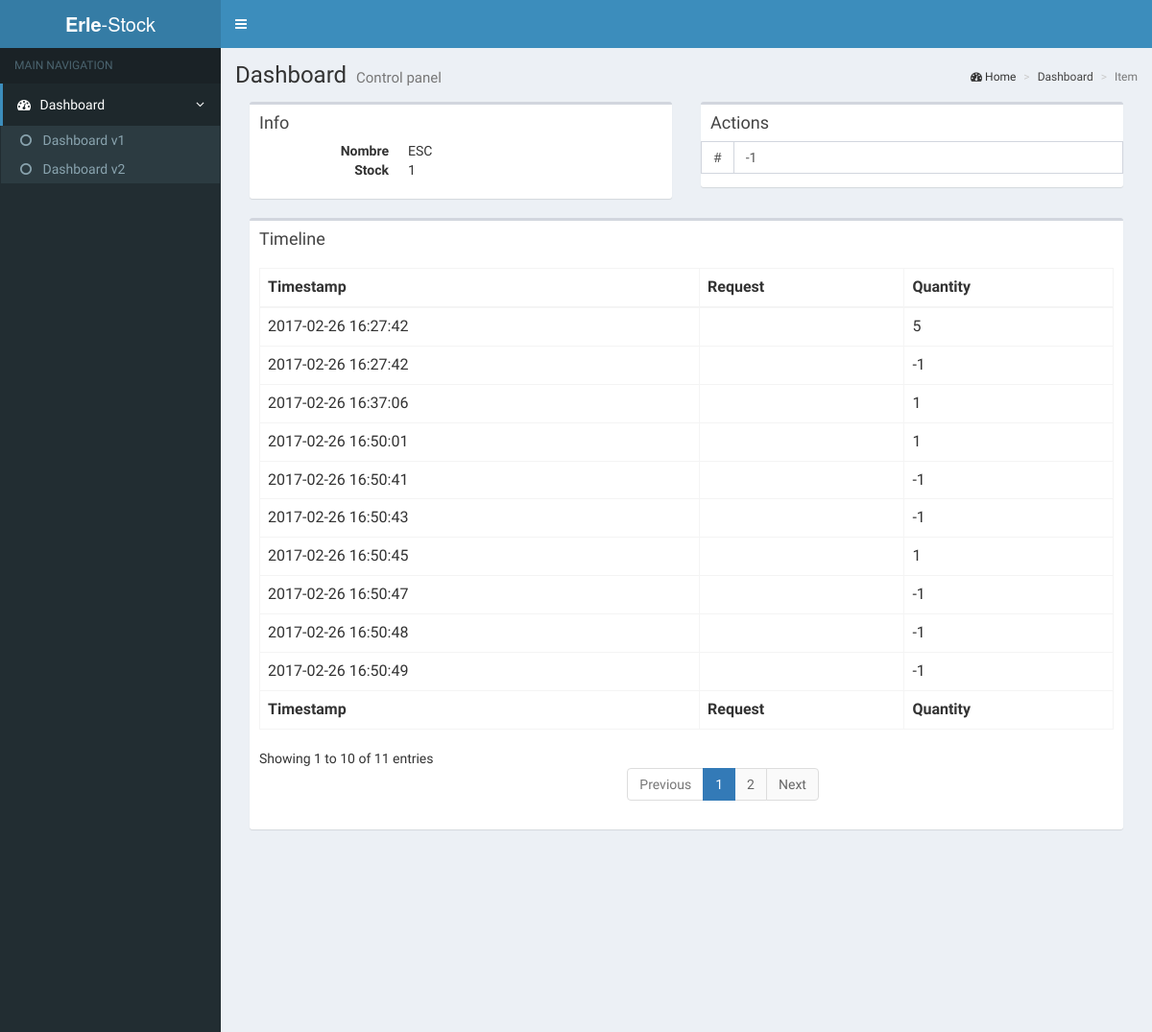
/item.php?id=0002 (upper part), run on an earlier commit of the app's database.
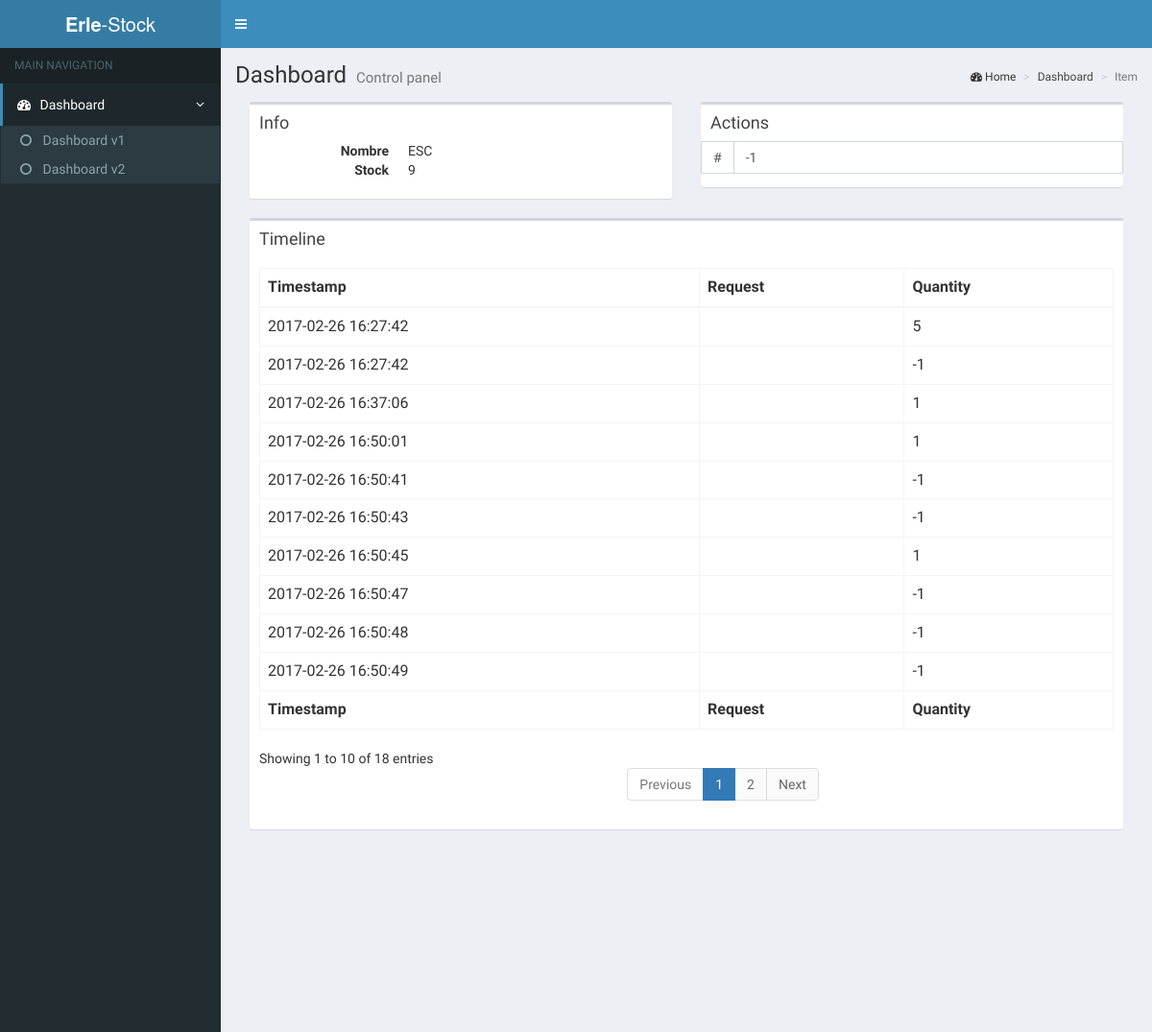
And on a later commit of the database.
### tables this page shows
CREATE TABLE `item` (
  `id` int(11) NOT NULL,
  `name` varchar(200) NOT NULL,
  `barcode` int(12) DEFAULT NULL,
  `stock` int(11) NOT NULL,
  `alerta` int(11) NOT NULL DEFAULT '10'
);

CREATE TABLE `movement` (
  `id` int(11) NOT NULL,
  `idItem` int(11) NOT NULL,
  `quantity` int(11) NOT NULL,
  `idRequest` int(11) DEFAULT NULL,
  `timestamp` timestamp NOT NULL DEFAULT CURRENT_TIMESTAMP
);

### item.php (the view, shortened to what this page needs)
<?php include('includes/alt.php');
include('includes/conectar.php');
  $sql = "SELECT `id`, `name`, `barcode`, `stock` FROM `item` WHERE `id` = ".$_GET['id']." LIMIT 1";
  $quer=mysqli_query($con,$sql);
  $resul = mysqli_fetch_assoc($quer);
    $productoName=$resul['name'];
    $productoStock=$resul['stock'];
  $sql = "SELECT `quantity`, `idRequest`, `timestamp` FROM `movement` WHERE `idItem` = ".$_GET['id']." ORDER BY timestamp ASC";
  $querStock=mysqli_query($con,$sql);
?>
  <div class="content-wrapper">
    <section class="content-header">
      <h1>
        Dashboard
        <small>Control panel</small>
      </h1>
      <ol class="breadcrumb">
        <li><i class="fa fa-dashboard"></i> Home</li>
        <li><a href=".">Dashboard</a></li>
        <li class="active">Item</li>
      </ol>
    </section>
    <section class="content">
	<div class="col-md-6">
		<div class="box color-palette-box">
			<div class="box-header">
				<h3 class="box-title">Info</h3>
			</div>
			<div class="row">
				<dl class="dl-horizontal">
            <dt>Nombre</dt>
            <dd><?php echo $productoName;?></dd>
            <dt>Stock</dt>
            <dd><?php echo $productoStock;?></dd>
        </dl>
			</div>
		</div>
	</div>
  <div class="col-md-6">
    <div class="box color-palette-box">
      <div class="box-header">
        <h3 class="box-title">Actions</h3>
      </div>
      <div class="row">
        <div class="col-sm-12">
          <form action="item.php?id=<?php echo $_GET['id'];?>" method="POST">
            <div class="input-group">
              <span class="input-group-addon">#</span>
              <input type="number" class="form-control" value=-1 name="stock" autofocus>
            </div>
        </form>
        </div>
      </div>
    </div>
  </div>
	<div class="col-md-12">
		<div class="box color-palette-box">
			<div class="box-header">
				<h3 class="box-title">Timeline</h3>
			</div>
              <div class="box-body">
                <table id="example2" class="table table-bordered table-hover">
                  <thead>
                  <tr>
                    <th>Timestamp</th>
                    <th>Request</th>
                    <th>Quantity</th>
                  </tr>
                  </thead>
                  <tbody>
                    <?php   while ($resulStock = mysqli_fetch_assoc($querStock)) {?>
                        <tr>
                          <td><?php echo $resulStock['timestamp']; ?></td>
                          <td><?php echo $resulStock['idRequest']; ?></td>
                          <td><?php echo $resulStock['quantity']; ?></td>
                        </tr>
                    <?php  }; ?>
                  </tbody>
                  <tfoot>
                  <tr>
                    <th>Timestamp</th>
                    <th>Request</th>
                    <th>Quantity</th>
                  </tr>
                  </tfoot>
                </table>
              </div>
            </div>
	</div>
	</section>
  </div>
<?php include('includes/bottom.php');?>

### includes/alt.php (shortened to what this page needs)
<html style="height: auto;"><head>
  <link rel="stylesheet" href="bootstrap/css/bootstrap.min.css">
  <link rel="stylesheet" href="https://cdnjs.cloudflare.com/ajax/libs/font-awesome/4.5.0/css/font-awesome.min.css">
  <link rel="stylesheet" href="https://cdnjs.cloudflare.com/ajax/libs/ionicons/2.0.1/css/ionicons.min.css">
  <link rel="stylesheet" href="dist/css/AdminLTE.min.css">
  <link rel="stylesheet" href="dist/css/skins/_all-skins.min.css">
  <link rel="stylesheet" href="plugins/iCheck/flat/blue.css">
  <link rel="stylesheet" href="plugins/morris/morris.css">
  <link rel="stylesheet" href="plugins/jvectormap/jquery-jvectormap-1.2.2.css">
  <link rel="stylesheet" href="plugins/datepicker/datepicker3.css">
  <link rel="stylesheet" href="plugins/daterangepicker/daterangepicker.css">
  <link rel="stylesheet" href="plugins/bootstrap-wysihtml5/bootstrap3-wysihtml5.min.css">
</head>
<body class="skin-blue sidebar-mini wysihtml5-supported" style="height: auto;">
<div class="wrapper" style="height: auto;">
  <header class="main-header">
    <a href="." class="logo">
      <span class="logo-lg"><b>Erle</b>-Stock</span>
    </a>
    <nav class="navbar navbar-static-top">
      <a href="#" class="sidebar-toggle" data-toggle="offcanvas" role="button">
      </a>
    </nav>
  </header>
  <aside class="main-sidebar">
    <section class="sidebar" style="height: auto;">
      <ul class="sidebar-menu">
        <li class="header">MAIN NAVIGATION</li>
        <li class="treeview active">
          <a href="#">
            <i class="fa fa-dashboard"></i> <span>Dashboard</span>
            <span class="pull-right-container">
              <i class="fa fa-angle-left pull-right"></i>
            </span>
          </a>
          <ul class="treeview-menu menu-open" style="display: block;">
            <li class=""><a href="index.html"><i class="fa fa-circle-o"></i> Dashboard v1</a></li>
            <li><a href="index2.html"><i class="fa fa-circle-o"></i> Dashboard v2</a></li>
          </ul>
        </li>
      </ul>
    </section>
  </aside>

### includes/bottom.php (shortened to what this page needs)
</div>
</body>
</html>

What changed in the data, as far as the page shows it:
changed item "ESC": stock "1" → "9"
Also different on the page:
text written by a page script: "Showing 1 to 10 of 11 entries Previous 1 2 Next" → "Showing 1 to 10 of 18 entries Previous 1 2 Next"
